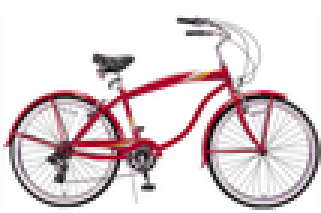
#> input picture data/bicycle.bmp, 107 x 71 px, shrunk from 453 x 300 before the run (shown 3 times larger)
$ python canny.py   (older library calls are emulated)
#> lines starting #> are read from the running program, lines starting #| are printed output that depends on the picture
import PIL.Image
import scipy.misc
import numpy
import scipy.stats as st
from math import atan
from math import degrees
import matplotlib.pyplot as plt
K = 3

def saveImage(imageArray, outputName,c):
    if c==0 :
        scipy.misc.imsave(outputName, imageArray)
    else :
        plt.imsave(outputName,imageArray,cmap='gray')


def getGrayScaledPixel(rgbPixel):
    return 0.2126 * rgbPixel[0] + 0.7152 * rgbPixel[1] + 0.0722 * rgbPixel[2]

def convertToGrayScale(imageArray):
    width = len(imageArray[0])
    height = len(imageArray)
    result = numpy.empty([height, width])
    for x in range(0, height):
        for y in range(0, width):
            result[x][y] = getGrayScaledPixel(imageArray[x][y])
    return result

def gkern(kernlen=21, nsig=30):
    interval = (2*nsig+1.)/(kernlen)
    x = numpy.linspace(-nsig-interval/2., nsig+interval/2., kernlen+1)
    kern1d = numpy.diff(st.norm.cdf(x))
    kernel_raw = numpy.sqrt(numpy.outer(kern1d, kern1d))
    kernel = kernel_raw/kernel_raw.sum()
    return kernel


def getSx():
    return numpy.array([[1, 0, -1], [2, 0, -2], [1, 0, -1]])

def getSy():
    return numpy.array([[-1, -2, -1], [0, 0, 0], [1, 2, 1]])

def calculateFilterValue(kernel, pixel, k):
    total = 0
    for x in range(0, 2*k+1):
        for y in range(0, 2*k+1):
            total = total + kernel[x][y]*pixel[x][y]
    return total

def filter(kernel, imageArray, k):
    width = len(imageArray[0])
    height = len(imageArray)
    result = numpy.empty([height - 2*k, width - 2*k])
    for x in range(k, width -2*k):
        for y in range(k, height -2*k):
            result[y][x] = calculateFilterValue(kernel, imageArray[y-k:y+k+1,x-k:x+k+1], k)
    return result

def calculateMagnituteAndDegree(X, Y):
    width = len(X[0])
    height = len(X)
    mag = numpy.empty([height, width])
    degree = numpy.empty([height, width])
    for x in range(0, width):
        for y in range(0, height):
            mag[y][x] = numpy.math.sqrt(X[y][x] * X[y][x] + Y[y][x] * Y[y][x])
            degree[y][x] = atan(Y[y][x]/X[y][x])
    graddir = numpy.arctan2(Y,X)
    degree = (numpy.round(degree * (5.0 / numpy.pi)) + 5) % 5
    return mag, degree ,graddir


#NMS
def nonMaximalSupress(image,gdegree):
    width = len(image[0])
    height = len(image)
    image1 = numpy.copy(image)
    for x in range(0,width):
        for y in range(0,height):
            if x == 0 or y == height -1 or y == 0 or x == width -1:
                image1[y][x] = 0
                continue
            direction = gdegree[y][x] % 4
            if direction == 0:
               if image[y][x] <= image[y][x-1] or image[y][x] <= image[y][x+1]:
                    image1[y][x] = 0
            if direction == 1:
               if image[y][x] <= image[y-1][x+1] or image[y][x] <= image[y+1][x-1]:
                    image1[y][x] = 0
            if direction == 2:
                 if image[y][x] <= image[y-1][x] or image[y][x] <= image[y+1][x]:
                    image1[y][x] = 0
            if direction == 3:
                 if image[y][x] <= image[y-1][x-1] or image[y][x] <= image[y+1][x+1]:
                    image1[y][x] = 0
    return image1


def doubleThreshold(image, lowThreshold, highThreshold):
    image[numpy.where(image > highThreshold)] = 255
    image[numpy.where((image >= lowThreshold) & (image <= highThreshold))] = 75
    image[numpy.where(image < lowThreshold)] = 0
    return image

def edgeTracking(image):
    width = len(image[0])
    height = len(image)
    for i in range(0, height):
        for j in range(0, width):
            if image[i][j] == 75:
                if ((image[i+1][j] == 255) or (image[i - 1][j] == 255) or (image[i][j + 1] == 255) or (image[i][j - 1] == 255) or (image[i+1][j + 1] == 255) or (image[i-1][j - 1] == 255)):
                    image[i][j] = 255
                else:
                    image[i][j] = 0
    return image


def cannyEdgeDetector(src, sigma, lowThreshold, highThreshold,s,c):
    image = PIL.Image.open(src)
    pixel = numpy.array(image)
    if len(pixel.shape) == 3:
        output = convertToGrayScale(pixel)
    else:
        output = pixel.copy()
    output = filter(gkern(2*K+1,sigma), output, K)
    output = output.astype(int)
    s1 = s+".jpg"
    saveImage(output,"routput/"+s+"/gaussian_"+s1,c)
    sx = filter(getSx(), output, 1)
    sy = filter(getSy(), output, 1)
    gradientMagnitute, gradientdegree,gradientdir = calculateMagnituteAndDegree(sx, sy)
    #plt.imshow(gradientdir,cmap='gray')
    #plt.show()
    saveImage(gradientMagnitute,"routput/"+s+"/gm_"+s1,c)
    saveImage(gradientdir,"routput/"+s+"/gd_"+s1,c)
    print("gradientdegree")
    print(gradientdegree.dtype)
    supressed = nonMaximalSupress(gradientMagnitute, gradientdegree)
    saveImage(supressed,"routput/"+s+"/supressed_"+s1,c)
    print("supressed")
    print(supressed.dtype)
    thresholded = doubleThreshold(supressed, lowThreshold, highThreshold)
    saveImage(thresholded,'routput/'+s+'/thresholded_'+s1,c)
    print("\nthresoholded")
    print(thresholded.dtype)
    output = edgeTracking(thresholded)
    saveImage(output,"routput/"+s+"/hysterisis_linking_"+s1,c)
    return output

def main():
    l = ['bicycle.bmp','bird.bmp','dog.bmp','einstein.bmp','plane.bmp','toy_image.jpg']
    g = ['bicycle','bird','dog','einstein','plane','toy_image']
    r = [1,1,0,0,1,0]
    for i in range(0,len(l)):
            lenna = cannyEdgeDetector('data/'+l[i], 1, 20, 40,g[i],r[i])
#> in cannyEdgeDetector, image is the input picture: PIL image 107x71 RGB; mean R, G, B 224.7, 212.4, 215
#> in convertToGrayScale, `width = len(imageArray[0])`: width = 107
#> in convertToGrayScale, `height = len(imageArray)`: height = 71
#> after the loop in convertToGrayScale, `for x in range(0, height):`:
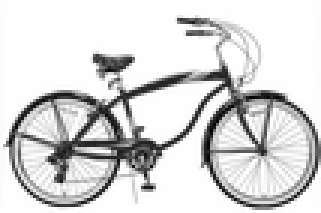
#> result: shape (71, 107) float64 (shown 3 times larger); min 4.36, max 255, mean 215.2
#> in filter, `width = len(imageArray[0])`: width = 107
#> in filter, `height = len(imageArray)`: height = 71
#> after the loop in filter, `for x in range(k, width -2*k):`:
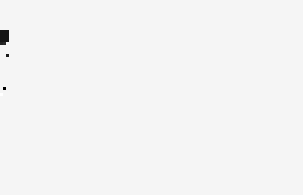
#> result: shape (65, 101) float64 (shown 3 times larger); min -5.79e+303, max 2.25e+302, mean -1.28e+301; drawn with min black and max white
#> call 2 of filter, with kernel = array of shape (3, 3), k = 1
#> after the loop in filter (call 2), `for x in range(k, width -2*k):`:
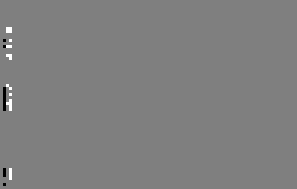
#> result: shape (63, 99) float64 (shown 3 times larger); min -9.22e+18, max 9.22e+18, mean 1.18e+16; drawn with min black and max white
#> after the loop in calculateMagnituteAndDegree, `for x in range(0, width):`:
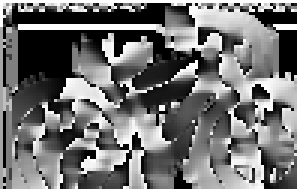
#> degree: shape (63, 99) float64 (shown 3 times larger); 13.21% of the values are NaN or infinite; the others: min -1.57, max 1.57, mean 0.0436; drawn with min black, max white, NaN and infinite black
#> in calculateMagnituteAndDegree, `graddir = numpy.arctan2(Y,X)`:
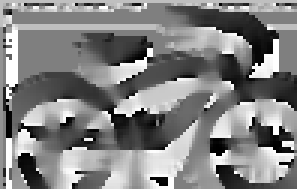
#> graddir: shape (63, 99) float64 (shown 3 times larger); min -3.14, max 3.14, mean 0.0625; drawn with min black and max white
#> in calculateMagnituteAndDegree, `degree = (numpy.round(degree * (5.0 / numpy.pi)) + 5) % 5`:
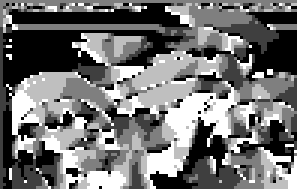
#> degree: shape (63, 99) float64 (shown 3 times larger); 13.21% of the values are NaN or infinite; the others: min 0, max 4, mean 2.05; drawn with min black, max white, NaN and infinite black
#| float64
#| float64
#> in doubleThreshold, `image[numpy.where((image >= lowThreshold) & (image <= highThreshold))]..`: image: shape (63, 99) float64; min 0, max 255, mean 39.5
#> in doubleThreshold, `image[numpy.where(image < lowThreshold)] = 0`: image: shape (63, 99) float64; min 0, max 255, mean 39.4
#| float64
#> after the loop in edgeTracking, `for i in range(0, height):`:
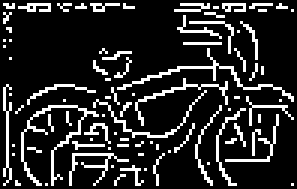
#> image: shape (63, 99) float64 (shown 3 times larger); 15.6% white in thin lines or dots
            saveImage(lenna, "routput/"+g[i]+"/final_"+g[i]+".jpg",r[i])
#> pass 2 of the loop in main, `for i in range(0,len(l)):`:
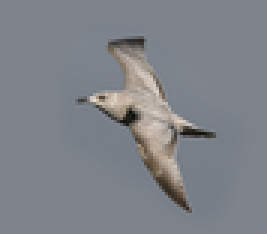
#> input picture data/bird.bmp, 89 x 78 px, shrunk from 375 x 331 before the run (shown 3 times larger)
#> in cannyEdgeDetector, image is the input picture: PIL image 89x78 RGB; mean R, G, B 127.7, 131.3, 136.9
#> output: shape (72, 83) int64
#> after the loop in calculateMagnituteAndDegree (call 2), `for x in range(0, width):`:
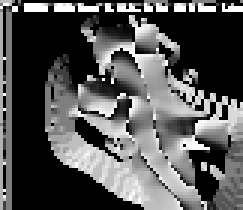
#> degree: shape (70, 81) float64 (shown 3 times larger); 41.29% of the values are NaN or infinite; the others: min -1.57, max 1.57, mean 0.21; drawn with min black, max white, NaN and infinite black
#> graddir: shape (70, 81) float64
#| float64
#| float64
#| float64
#> after the loop in edgeTracking (call 2), `for i in range(0, height):`:
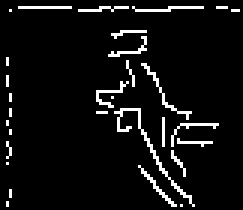
#> image: shape (70, 81) float64 (shown 3 times larger); 6.2% white in thin lines or dots
#> pass 3 of the loop in main, `for i in range(0,len(l)):`:
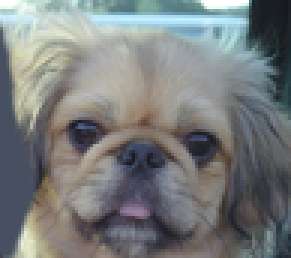
#> input picture data/dog.bmp, 97 x 86 px, shrunk from 410 x 361 before the run (shown 3 times larger)
#> in cannyEdgeDetector, image is the input picture: PIL image 97x86 RGB; mean R, G, B 121.2, 124.5, 125
#> after the loop in convertToGrayScale (call 3), `for x in range(0, height):`:
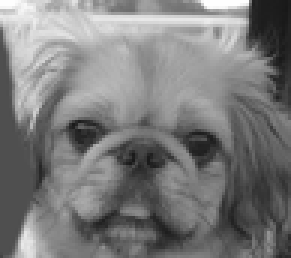
#> result: shape (86, 97) float64 (shown 3 times larger); min 24.65, max 255, mean 123.8
#> output: shape (80, 91) int64
#> after the loop in filter (call 8), `for x in range(k, width -2*k):`:
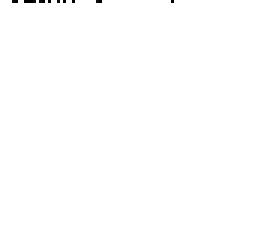
#> result: shape (78, 89) float64 (shown 3 times larger); 0.07% of the values are NaN or infinite; the others: min -5.83e+303, max 9.22e+18, mean -8.16e+300; drawn with min black, max white, NaN and infinite black
#| float64
#| float64
#| float64
#> the loop made 6 passes; the first 3 are shown

if __name__ == '__main__':
    main()
